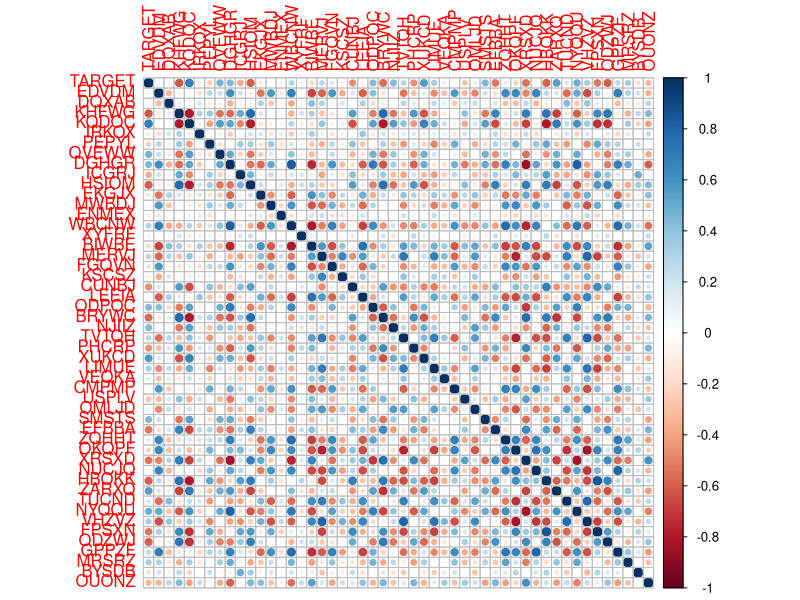
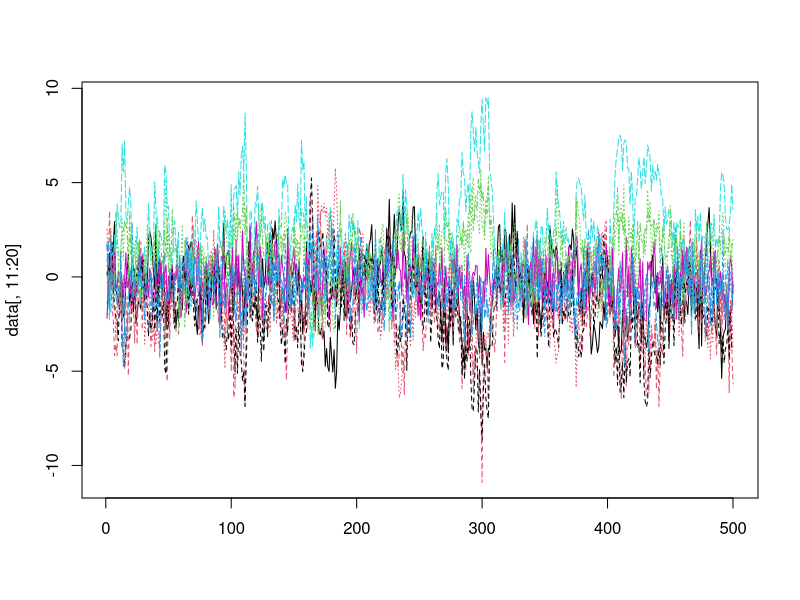

Write the R code that produced these figures, in order. (Note: this script raises an error after producing the figures.)
# Base Models
setwd('~/Box Sync/abarciausksas/myfiles/Financial Econometrics/competition/')

data <- read.csv('forecast-competition-data.csv')
head(data)
library(corrplot)
corrplot(cor(data[2:nrow(data),]))
colnames(data)
matplot(data[,11:20], type = 'l')

predictor.team <- function(y) {
  f <- mean(y[,1])
  return(f)
}

# 0.3755085
predictor.team(data)

cross.val.finance <- function(model.function, model.args, data) {
  # Loop through the last 100 observations as the test set
  ntrain <- 400
  ntest <- nrow(data) - ntrain
  # for training start at the beginning
  train.pointer <- 1
  # for testing start at the training offset
  test.pointer <- ntrain + 1
  # init a vector of predictions
  preds <- rep(NA, ntest)
  actual <- data[test.pointer:(ntrain+ntest),'TARGET']
  
  for (test.idx in 1:ntest) {
    train.data <- data[train.pointer:(ntrain+train.pointer-1),]
    # train model
    model.args$data = data
    model <- do.call(model.function, model.args)
    
    # generate one prediction using the test data
    test.data <- data[test.pointer, setdiff(colnames(data), 'TARGET')]
    pred <- predict(model, newdata = test.data)
    if (mode(pred) == 'numeric') {
      preds[test.idx] <- pred
    } else if (mode(pred) == 'list') {
      preds[test.idx] <- pred$pred
    }
    train.pointer <- train.pointer + 1
    # for testing start at the training offset
    test.pointer <- test.pointer + 1
  }
  
  return(list(mse = mean((preds-actual)**2), preds = preds, actual = actual))
}

## examples
model.function <- 'arima'
model.args <- list(x = data[,1], order = c(1,0,1))
res <- cross.val.finance(model.function, model.args)
print(res$mse)

model.function <- 'lm'
model.args <- list(formula = 'TARGET ~ .', data = data)
res <- cross.val.finance(model.function, model.args)
res$mse

nlag <- 1

lagged <- function(nlag, data) {
  # target column as is minus nlag rows
  # lagged columns are target columns
  target <- data[(nlag+1):nrow(data),]
  lagged <- data[1:(nrow(data)-nlag),]
  all.with.lags <- cbind(target, lags = lagged)
  head(all.with.lags)
  return(all.with.lags)
}

data.with.everything.lagged <- lagged(1, data)

head(data.with.target.lagged[,c('TARGET','target.lagged')])
model.function <- 'lm'
model.args <- list(formula = 'TARGET ~ target.lagged', data = data.with.target.lagged)
res <- cross.val.finance(model.function, model.args)
res$mse

# i can haz more lagz plz
model.function <- 'lm'
model.args <- list(formula = 'TARGET ~ .')
res <- cross.val.finance(model.function, model.args, data = data.with.everything.lagged)
res$mse
